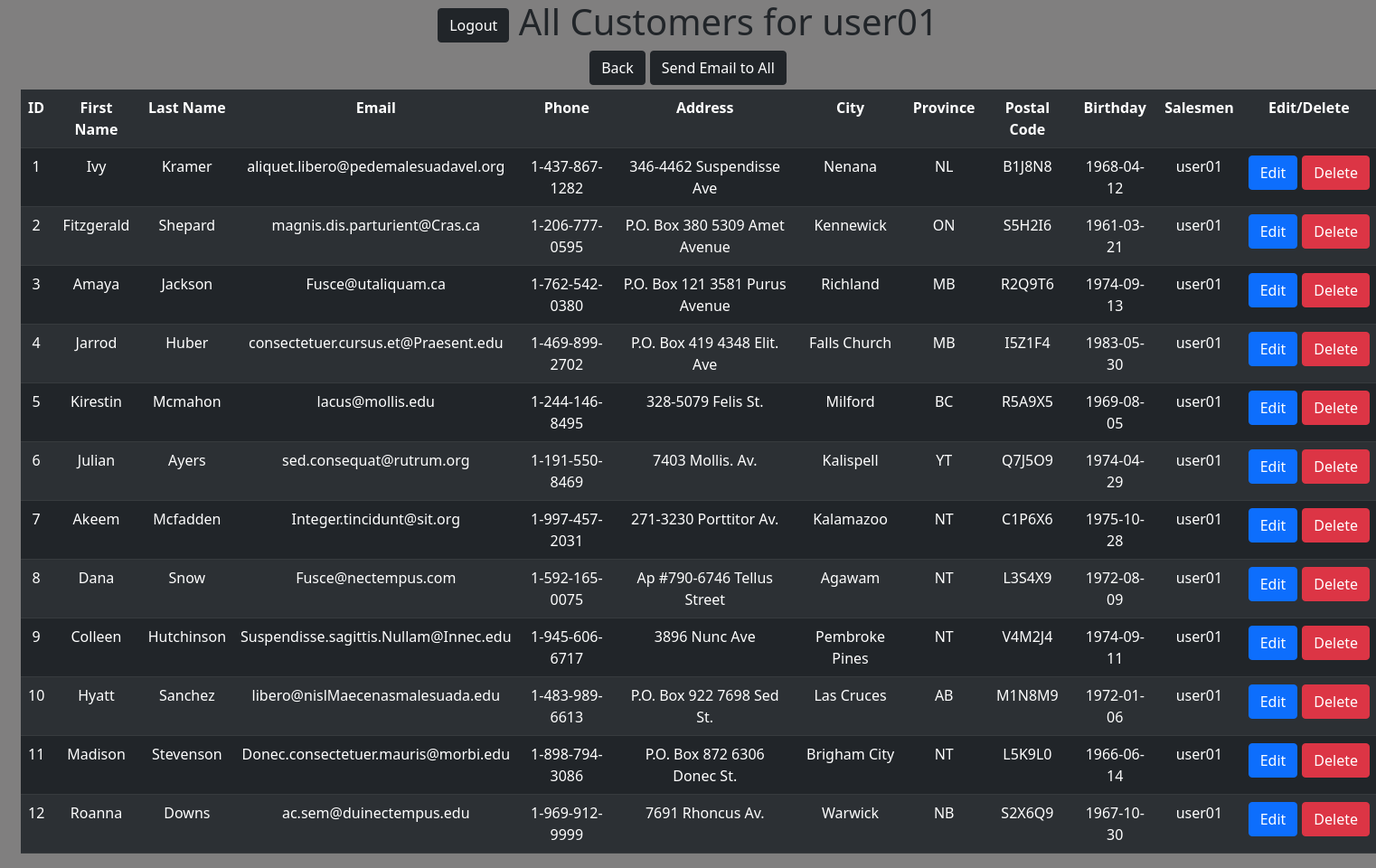
Screenshot of /view_customers.php (signed in) with the database file from the repository.
### tables this page shows
CREATE TABLE IF NOT EXISTS `tblCustomers` (
    `id` int(11) NOT NULL AUTO_INCREMENT,
    `firstName` varchar(25) NOT NULL,
    `lastName` varchar(25) NOT NULL,
    `phone` varchar(20) NOT NULL,
    `email` varchar(50) NOT NULL,
    `address` varchar(100) NOT NULL,
    `city` varchar(50) NOT NULL,
    `province` varchar(2) NOT NULL,
    `postalCode` varchar(6) NOT NULL,
    `dob` date NOT NULL,
    `salesmen` varchar(25) NOT NULL,
    Primary Key (`id`)
);

### getcustomers.php (the view, shortened to what this page needs)
<?php
    class getCustomers {
        public function getUserCusData($user){
            $table_name = "tblCustomers";
            require 'config.php';
            $host=$config['DB_HOST'];
            $connection = mysqli_connect($host, $config['DB_USERNAME'], $config['DB_PASSWORD']) or die(mysqli_error($connection));
            $stmt = $connection->prepare("SELECT * FROM $table_name WHERE salesmen = ? ORDER BY id ASC");
            $stmt->bind_param("s", $salesmen);
            $stmt->execute();
            $result = $stmt->get_result();
            while($row = $result->fetch_assoc()){
                $title1 = $row['id'];
                $title2 = $row['firstName'];
                $title3 = $row['lastName'];
                $title4 = $row['email'];
                $title5 = $row['phone'];
                $title6 = $row['address'];
                $title7 = $row['city'];
                $title8 = $row['province'];
                $title9 = $row['postalCode'];
                $title10 = $row['dob'];
                $title11 = $row['salesmen'];
                echo "<tr>
                <td>$title1</td>
                <td>$title2</td>
                <td>$title3</td>
                <td>$title4</td>
                <td>$title5</td>
                <td>$title6</td>
                <td>$title7</td>
                <td>$title8</td>
                <td>$title9</td>
                <td>$title10</td>
                <td>$title11</td>
                <td style='white-space: nowrap'><a href='getcustomer.php?id=$title1'><div class='editbtn'><input type='submit' class='btn btn-primary' value='Edit'></div></a><a href='delete.php?id=$title1'><input type='submit' class='btn btn-danger' value='Delete'></a></td>
                 </tr>";
            }
        }
    }
    $getUserCusData = new getCustomers;
    $getUserCusData->getUserCusData($_SESSION['username']);
?>

### header.php
<?php
    $header = "
    <!DOCTYPE html>
    <html lang=\"en\">
        <head>
            <meta charset=\"utf-8\">
            <meta name=\"viewport\" content=\"width=device-width, initial-scale=1\">
            <link href=\"https://cdn.jsdelivr.net/npm/bootstrap@5.1.3/dist/css/bootstrap.min.css\" rel=\"stylesheet\" integrity=\"sha384-1BmE4kWBq78iYhFldvKuhfTAU6auU8tT94WrHftjDbrCEXSU1oBoqyl2QvZ6jIW3\" crossorigin=\"anonymous\">
            <link rel=\"stylesheet\" href=\"styles.css\">
            <title>CMS</title>
        </head>
        <body>
        <div class=\"container\">";
    echo $header;
?>

### view_customers.php (shortened to what this page needs)
<?php session_start(); include "header.php"; if($_SESSION['loggedin'] != 'true'){header("Location: index.php");} ?>
<h1><?php include 'logoutButton.php'; ?>All Customers for <?php echo $_SESSION['username']?></h1>
<div style="padding-bottom: 5px; display: flex; justify-content: center">
    <div style="padding-right: 5px">
        <a href="userpanel.php"><input class="btn btn-dark" type="submit" name="submit" value="Back"></a>
    </div>
    <form method="POST" action="email.php">
        <input class="btn btn-dark" type="submit" name="submit" value="Send Email to All">
    </form>
</div>
<table class="table table-striped table-hover table-dark">
    <tr>
        <th>ID</th>
        <th>First Name</th>
        <th>Last Name</th>
        <th>Email</th>
        <th>Phone</th>
        <th>Address</th>
        <th>City</th>
        <th>Province</th>
        <th>Postal Code</th>
        <th>Birthday</th>
        <th>Salesmen</th>
        <th>Edit/Delete</th>
    </tr>
<?php include "getcustomers.php"; ?>
</table>
<?php include "footer.php"; ?>

### logoutButton.php
<?php
    $logoutButton = "
        <a href=\"logout.php\"><div class=\"btn btn-dark\">Logout</div></a>
    ";
    echo $logoutButton;
?>

### footer.php
<?php
    $footer= "
            </div>
            <script src=\"https://cdn.jsdelivr.net/npm/bootstrap@5.1.3/dist/js/bootstrap.bundle.min.js\" integrity=\"sha384-ka7Sk0Gln4gmtz2MlQnikT1wXgYsOg+OMhuP+IlRH9sENBO0LRn5q+8nbTov4+1p\" crossorigin=\"anonymous\"></script>
        </body>
    </html>";
    echo $footer
?>

### styles.css (style rules this page uses)
body { background: #807f7f; }
.container { max-width: 1500px; margin: auto; text-align: center; }
.editbtn { padding-right: 5px; display: inline-block; }
table { margin-left: auto; margin-right: auto; width: 1500px !important; }

### rows the page displays
tblcustomers: id "1", firstName "Ivy", lastName "Kramer", email "aliquet.libero@pedemalesuadavel.org", phone "1-437-867-1282", address "346-4462 Suspendisse Ave", city "Nenana", province "NL", postalCode "B1J8N8", dob "1968-04-12", salesmen "user01"
tblcustomers: id "2", firstName "Fitzgerald", lastName "Shepard", email "magnis.dis.parturient@Cras.ca", phone "1-206-777-0595", address "P.O. Box 380 5309 Amet Avenue", city "Kennewick", province "ON", postalCode "S5H2I6", dob "1961-03-21", salesmen "user01"
tblcustomers: id "3", firstName "Amaya", lastName "Jackson", email "Fusce@utaliquam.ca", phone "1-762-542-0380", address "P.O. Box 121 3581 Purus Avenue", city "Richland", province "MB", postalCode "R2Q9T6", dob "1974-09-13", salesmen "user01"
tblcustomers: id "4", firstName "Jarrod", lastName "Huber", email "consectetuer.cursus.et@Praesent.edu", phone "1-469-899-2702", address "P.O. Box 419 4348 Elit. Ave", city "Falls Church", province "MB", postalCode "I5Z1F4", dob "1983-05-30", salesmen "user01"
tblcustomers: id "5", firstName "Kirestin", lastName "Mcmahon", email "lacus@mollis.edu", phone "1-244-146-8495", address "328-5079 Felis St.", city "Milford", province "BC", postalCode "R5A9X5", dob "1969-08-05", salesmen "user01"
tblcustomers: id "6", firstName "Julian", lastName "Ayers", email "sed.consequat@rutrum.org", phone "1-191-550-8469", address "7403 Mollis. Av.", city "Kalispell", province "YT", postalCode "Q7J5O9", dob "1974-04-29", salesmen "user01"
tblcustomers: id "7", firstName "Akeem", lastName "Mcfadden", email "Integer.tincidunt@sit.org", phone "1-997-457-2031", address "271-3230 Porttitor Av.", city "Kalamazoo", province "NT", postalCode "C1P6X6", dob "1975-10-28", salesmen "user01"
tblcustomers: id "8", firstName "Dana", lastName "Snow", email "Fusce@nectempus.com", phone "1-592-165-0075", address "Ap #790-6746 Tellus Street", city "Agawam", province "NT", postalCode "L3S4X9", dob "1972-08-09", salesmen "user01"
tblcustomers: id "9", firstName "Colleen", lastName "Hutchinson", email "Suspendisse.sagittis.Nullam@Innec.edu", phone "1-945-606-6717", address "3896 Nunc Ave", city "Pembroke Pines", province "NT", postalCode "V4M2J4", dob "1974-09-11", salesmen "user01"
tblcustomers: id "10", firstName "Hyatt", lastName "Sanchez", email "libero@nislMaecenasmalesuada.edu", phone "1-483-989-6613", address "P.O. Box 922 7698 Sed St.", city "Las Cruces", province "AB", postalCode "M1N8M9", dob "1972-01-06", salesmen "user01"
tblcustomers: id "11", firstName "Madison", lastName "Stevenson", email "Donec.consectetuer.mauris@morbi.edu", phone "1-898-794-3086", address "P.O. Box 872 6306 Donec St.", city "Brigham City", province "NT", postalCode "L5K9L0", dob "1966-06-14", salesmen "user01"
tblcustomers: id "12", firstName "Roanna", lastName "Downs", email "ac.sem@duinectempus.edu", phone "1-969-912-9999", address "7691 Rhoncus Av.", city "Warwick", province "NB", postalCode "S2X6Q9", dob "1967-10-30", salesmen "user01"
